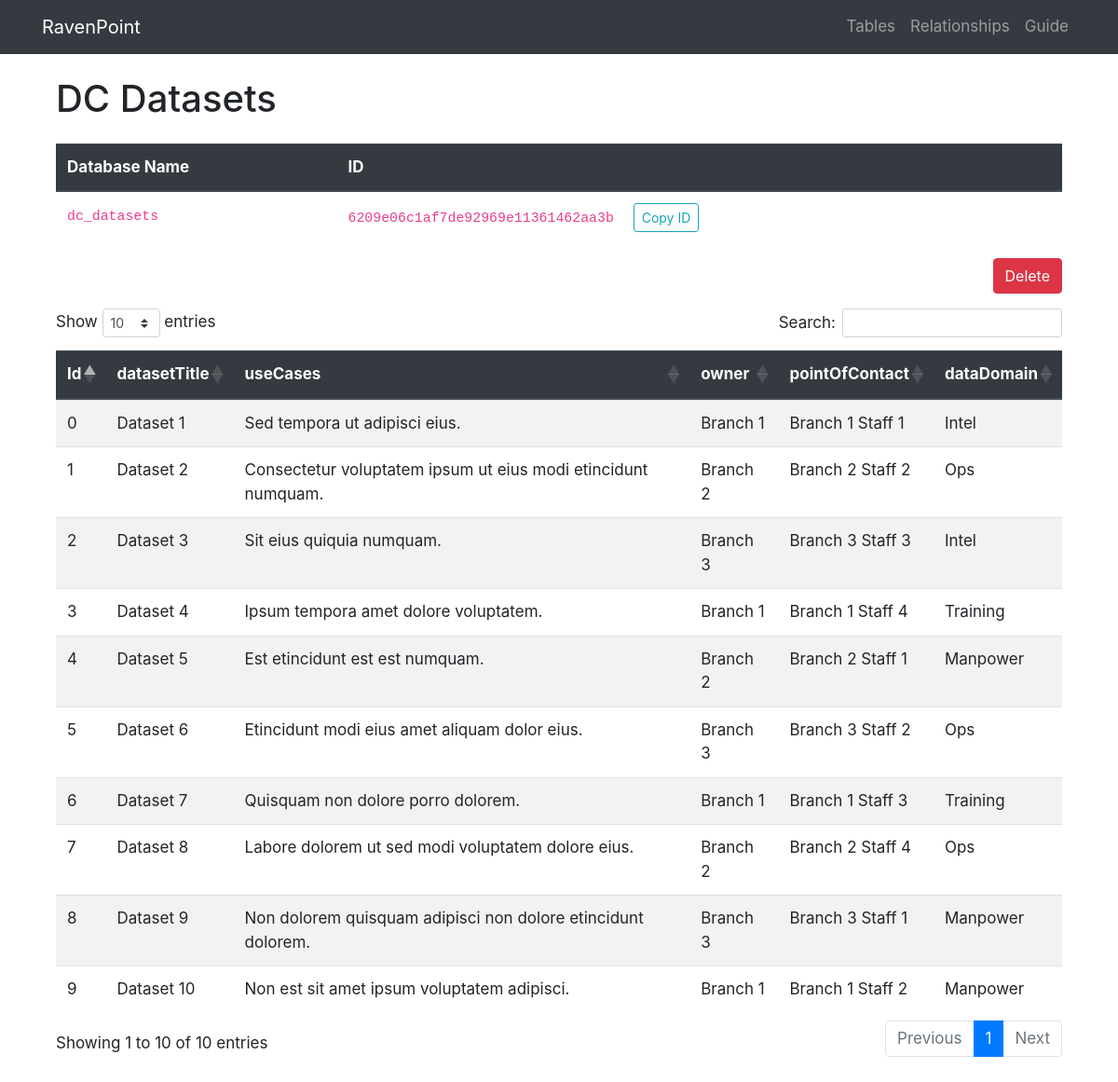
Page /table/6209e06c1af7de92969e11361462aa3b on the earlier database version.
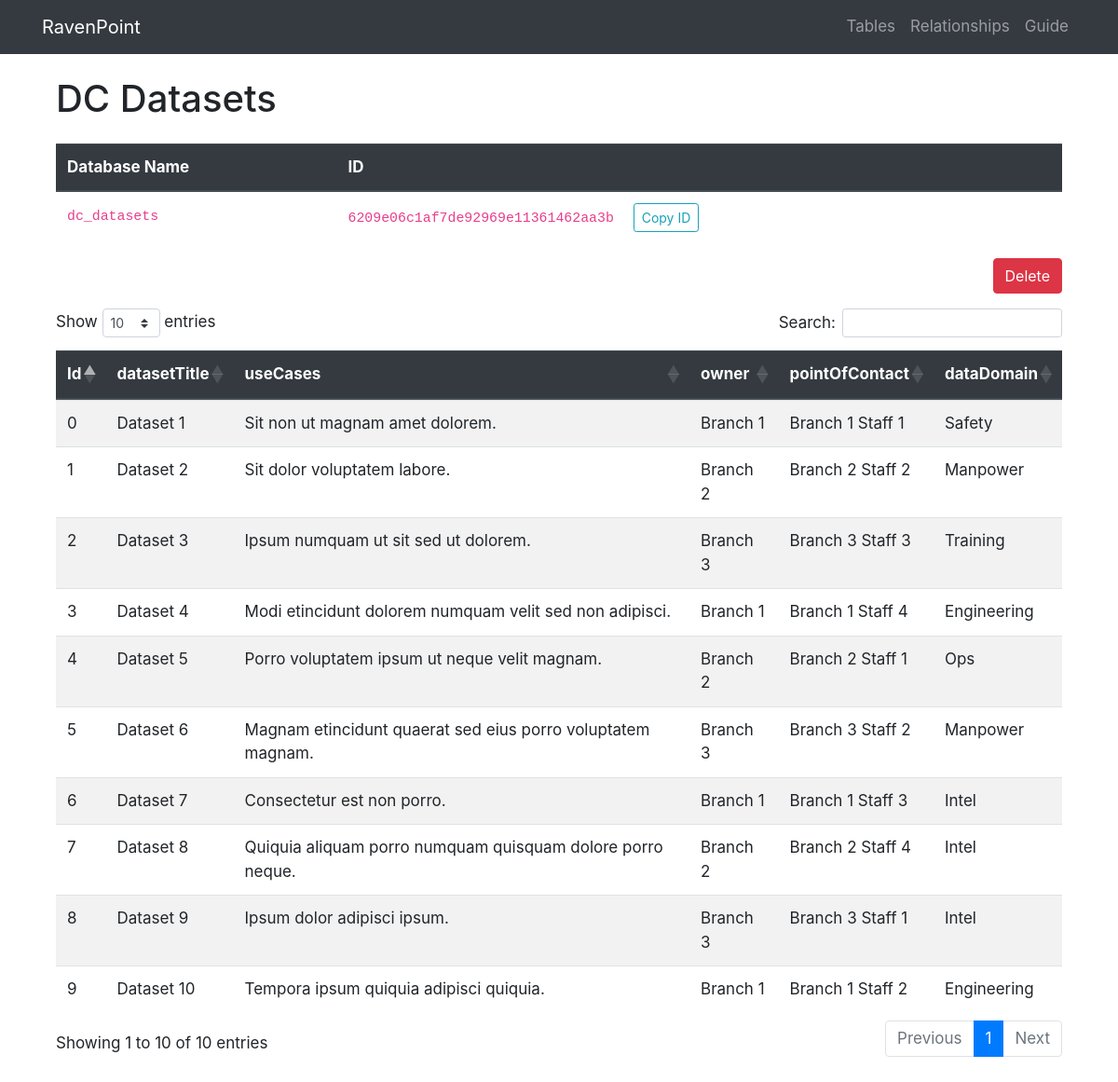
Same page on the later database version.
### project/models.py (models this page shows, shortened)
class Table(db.Model):
  __tablename__ = 'tables'
  id = db.Column(db.String(128), primary_key=True)
  table_name = db.Column(db.String(256), unique=True, index=True)
  table_db_name = db.Column(db.String(256))

### tables this page shows
CREATE TABLE "dc_datasets" (
"Id" INTEGER,
  "datasetTitle" TEXT,
  "useCases" TEXT,
  "owner" TEXT,
  "pointOfContact" TEXT,
  "dataDomain" TEXT
);

### project/admin/views.py (the view)
@admin.route('/table/<string:id>', methods=['GET'])
def table_view(id):
    table = Table.query.filter_by(id=id).first_or_404()
    with sqlite3.connect(conn_string) as conn:
        df = pd.read_sql(f'SELECT * FROM {table.table_db_name}', conn)
    return render_template('table.html', table=df.to_dict('records'), id=id,
                            columns=df.columns.tolist(), table_name=table.table_name,
                            table_db_name=table.table_db_name)

### project/admin/templates/table.html (shortened to what this page needs)
{% extends 'base.html' %}
{% block content %}
<div class="container mt-4 mb-5">
  <h1>{{ table_name }}</h1>
  <table class="table mt-4">
    <thead class="thead-dark">
      <tr>
        <th>Database Name</th>
        <th>ID</th>
      </tr>
    </thead>
    <tr>
      <td><code>{{ table_db_name }}</code></td>
      <td>
        <code>{{ id }}</code>
        <button id="copy-id" class="btn btn-outline-info btn-sm ml-3">Copy ID</button>
      </td>
    </tr>
  </table>
  <div class="text-right">
    <button type="button" class="btn btn-danger" data-toggle="modal" data-target="#deleteTableModal">
      Delete
    </button>
  </div>
  <div class="table-container mt-3">
    <table class="table table-striped mt-5" id="main-table">
      <thead class="thead-dark">
        <tr>
          {% for column in columns %}
          <th scope="col">{{ column }}</th>
          {% endfor %}
        </tr>
      </thead>
      <tbody>
        {% for row in table %}
        <tr>
          {% for item in row.values() %}
          <td>{{ item }}</td>
          {% endfor %}
        </tr>
        {% endfor %}
      </tbody>
    </table>
  </div>
</div>
{% endblock %}

### project/templates/base.html (shortened to what this page needs)
<!DOCTYPE html>
 <html class="no-js">
    <head>
        <link rel="stylesheet" href="https://cdn.jsdelivr.net/npm/bootstrap@4.6.1/dist/css/bootstrap.min.css">
        <link rel="stylesheet" href="https://cdn.datatables.net/1.10.20/css/dataTables.bootstrap4.min.css">
        <link rel="stylesheet" href="{{ url_for('static', filename='css/custom.css') }}">
    </head>
    <body>
        <nav class="navbar navbar-expand-lg navbar-dark bg-dark">
            <div class="container">
                <a class="navbar-brand" href="{{ url_for('admin.index') }}">
                    RavenPoint
                </a>
                <div class="collapse navbar-collapse" id="navbarSupportedContent">
                    <ul class="navbar-nav ml-auto">
                      <li class="nav-item">
                          <a class="nav-link" href="{{ url_for('admin.index') }}">Tables</a>
                      </li>
                      <li class="nav-item">
                          <a class="nav-link" href="{{ url_for('admin.relationships') }}">Relationships</a>
                      </li>
                      <li class="nav-item">
                          <a class="nav-link" href="{{ url_for('admin.guide') }}">Guide</a>
                      </li>
                    </ul>
                </div>
            </div>
        </nav>
        <div class="container">
            {% block content %}{% endblock %}
        </div>
    </body>
</html>

### project/static/css/custom.css (style rules this page uses)
body { overflow-x: scroll; scrollbar-width: none; -ms-overflow-style: none; font-size: 17px; }
th, td { white-space: no-wrap; }
.table-container { overflow-x: scroll; scrollbar-width: none; -ms-overflow-style: none; }

Differences in the rows shown:
changed dc_datasets "Dataset 1": useCases "Sed tempora ut adipisci eius." → "Sit non ut magnam amet dolorem."; dataDomain "Intel" → "Safety"
changed dc_datasets "Dataset 2": useCases "Consectetur voluptatem ipsum ut eius modi etincidunt numquam." → "Sit dolor voluptatem labore."; dataDomain "Ops" → "Manpower"
changed dc_datasets "Dataset 3": useCases "Sit eius quiquia numquam." → "Ipsum numquam ut sit sed ut dolorem."; dataDomain "Intel" → "Training"
changed dc_datasets "Dataset 4": useCases "Ipsum tempora amet dolore voluptatem." → "Modi etincidunt dolorem numquam velit sed non adipisci."; dataDomain "Training" → "Engineering"
changed dc_datasets "Dataset 5": useCases "Est etincidunt est est numquam." → "Porro voluptatem ipsum ut neque velit magnam."; dataDomain "Manpower" → "Ops"
changed dc_datasets "Dataset 6": useCases "Etincidunt modi eius amet aliquam dolor eius." → "Magnam etincidunt quaerat sed eius porro voluptatem magnam."; dataDomain "Ops" → "Manpower"
changed dc_datasets "Dataset 7": useCases "Quisquam non dolore porro dolorem." → "Consectetur est non porro."; dataDomain "Training" → "Intel"
changed dc_datasets "Dataset 8": useCases "Labore dolorem ut sed modi voluptatem dolore eius." → "Quiquia aliquam porro numquam quisquam dolore porro neque."; dataDomain "Ops" → "Intel"
changed dc_datasets "Dataset 9": useCases "Non dolorem quisquam adipisci non dolore etincidunt dolorem." → "Ipsum dolor adipisci ipsum."; dataDomain "Manpower" → "Intel"
changed dc_datasets "Dataset 10": useCases "Non est sit amet ipsum voluptatem adipisci." → "Tempora ipsum quiquia adipisci quiquia."; dataDomain "Manpower" → "Engineering"
